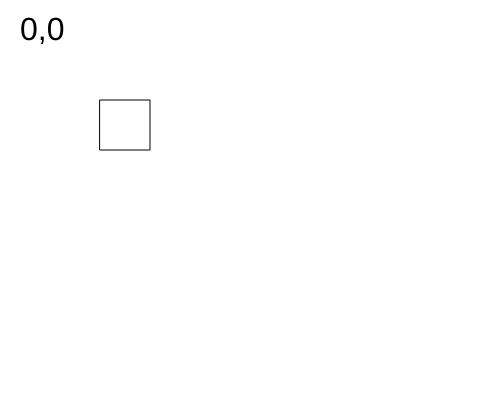
Frame 1 (no input)
Frame 60 (no input): identical to frame 1, image omitted
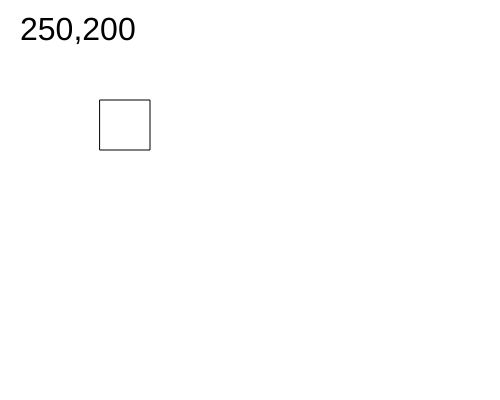
Frame 120 (the mouse pressed at the canvas centre since frame 60)

The p5.js sketch that drew these frames (run headless with seeded random() and noise() and a simulated clock; from frame 60 on, the mouse is pressed at the canvas centre):

// p5.js sketch
// ── sketch.js
function setup() {
  createCanvas(500, 400);
  textSize(32)
}
function draw() {
  background(255);
  square(100,100, 50);
  text(winMouseX + "," + winMouseY, 20, 40);
}
